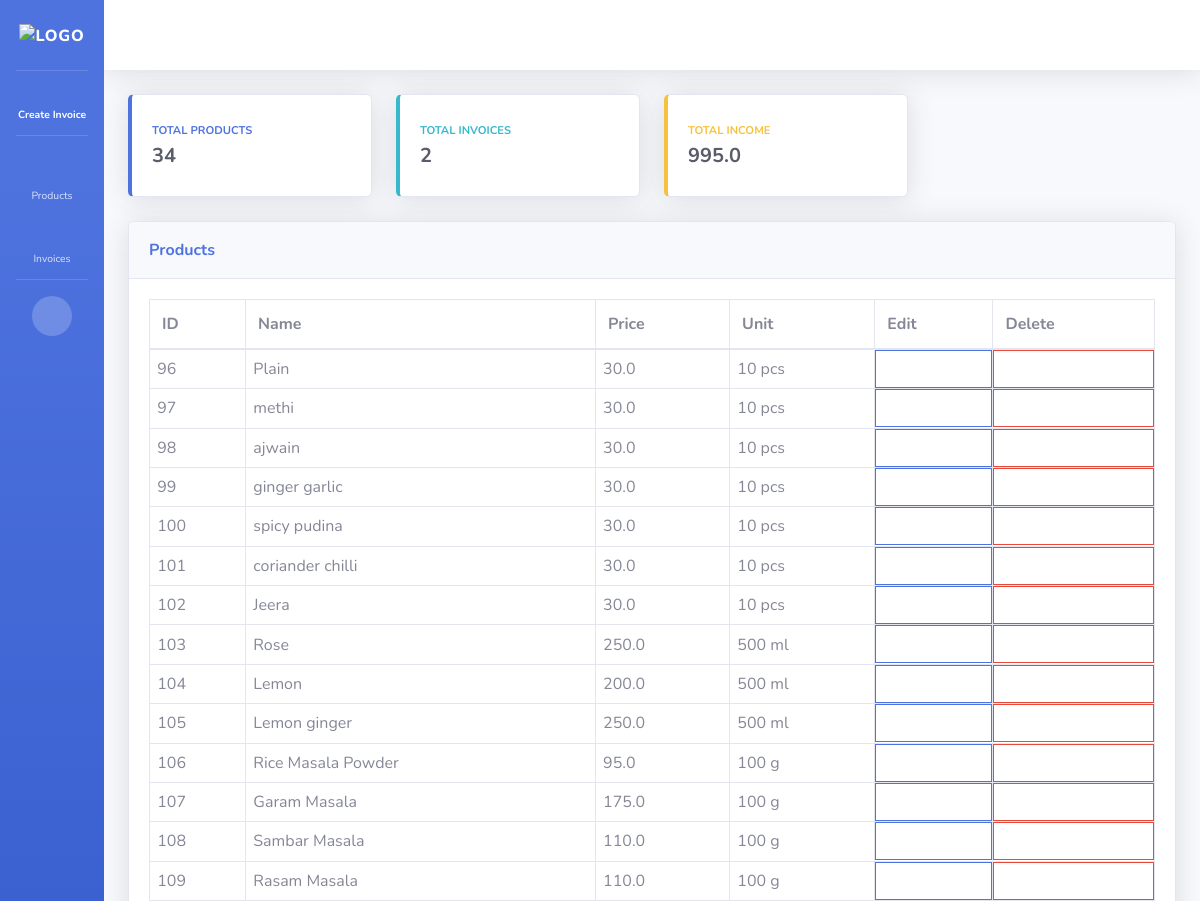
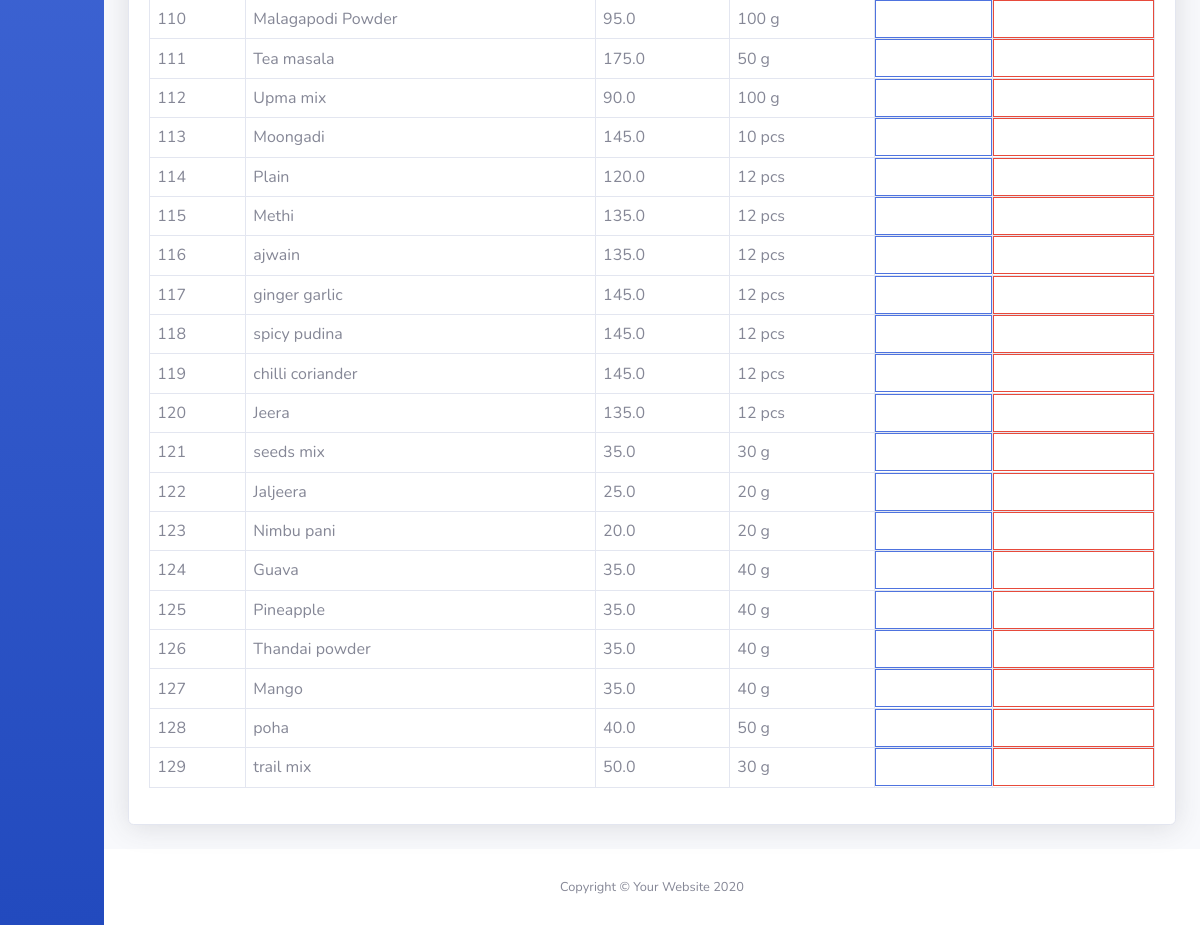
The app's page /view_product/ with its own data (2 pictures, top to bottom).
### invoice/models.py (models this page shows)
class Product(models.Model):
    product_name = models.CharField(max_length=255)
    product_price = models.FloatField(default=0)
    product_unit = models.CharField(max_length=255)
    product_is_delete = models.BooleanField(default=False)
    def __str__(self):
        return str(self.product_name)

### invoice/views.py (the view)
# urls.py: path('view_product/', views.view_product, name='view_product'),
def view_product(request):
    total_product = Product.objects.count()
    total_invoice = Invoice.objects.count()
    total_income = getTotalIncome()
    product = Product.objects.filter(product_is_delete=False)
    print(product)
    context = {
        "total_product": total_product,
        "total_invoice": total_invoice,
        "total_income": total_income,
        "product": product,
    }
    return render(request, "invoice/view_product.html", context)

### invoice/views.py (called while the page is built)
def getTotalIncome():
    allInvoice = Invoice.objects.all()
    totalIncome = 0
    for curr in allInvoice:
        totalIncome += curr.total
    return totalIncome

### invoice/templates/invoice/view_product.html
{% extends "invoice/base/base.html" %}
{% block content %}
<div class="row">
    <div class="col-xl-12 col-lg-7">
        <div class="card shadow mb-4">
            <div class="card-header py-3 d-flex flex-row align-items-center justify-content-between">
                <label class="m-0 font-weight-bold text-primary">Products</label>
            </div>
            <div class="card-body">
                <div class="table-responsive">
                    <table class="table table-bordered" id="dataTable" width="100%" cellspacing="0">
                        <thead>
                            <tr>
                                <th>ID</th>
                                <th>Name</th>
                                <th>Price</th>
                                <th>Unit</th>
                                <th>Edit</th>
                                <th>Delete</th>
                            </tr>
                        </thead>
                        <tbody>
                            {% for i in product %}
                            <tr>
                                <td style="padding: 0.45em;">{{i.id}}</td>
                                <td style="padding: 0.45em;">{{i.product_name}}</td>
                                <td style="padding: 0.45em;">{{i.product_price}}</td>
                                <td style="padding: 0.45em;">{{i.product_unit}}</td>
                                <td style="padding: 0;">
                                    <a href="{% url 'edit_product' i.id %}" class="btn btn-outline-primary"
                                       style="width: 100%; height: 100%; border-radius: 0">
                                        <i class="fas fa-edit"></i>
                                    </a>
                                </td>
                                <td style="padding: 0;">
                                    <a href="{% url 'delete_product' i.id %}" class="btn btn-outline-danger"
                                       style="width: 100%; height: 100%; border-radius: 0">
                                        <i class="fas fa-trash-alt"></i>
                                    </a>
                                </td>
                            </tr>
                            {% endfor %}
                        </tbody>
                    </table>
                </div>
            </div>
        </div>
    </div>
</div>
{% endblock %}

### records on screen
Product: id "96", product_name "Plain", product_price "30.0", product_unit "10 pcs"
Product: id "97", product_name "methi", product_price "30.0", product_unit "10 pcs"
Product: id "98", product_name "ajwain", product_price "30.0", product_unit "10 pcs"
Product: id "99", product_name "ginger garlic", product_price "30.0", product_unit "10 pcs"
Product: id "100", product_name "spicy pudina", product_price "30.0", product_unit "10 pcs"
Product: id "101", product_name "coriander chilli", product_price "30.0", product_unit "10 pcs"
Product: id "102", product_name "Jeera", product_price "30.0", product_unit "10 pcs"
Product: id "103", product_name "Rose", product_price "250.0", product_unit "500 ml"
Product: id "104", product_name "Lemon", product_price "200.0", product_unit "500 ml"
Product: id "105", product_name "Lemon ginger", product_price "250.0", product_unit "500 ml"
Product: id "106", product_name "Rice Masala Powder", product_price "95.0", product_unit "100 g"
Product: id "107", product_name "Garam Masala", product_price "175.0", product_unit "100 g"
Product: id "108", product_name "Sambar Masala", product_price "110.0", product_unit "100 g"
Product: id "109", product_name "Rasam Masala", product_price "110.0", product_unit "100 g"
Product: id "110", product_name "Malagapodi Powder", product_price "95.0", product_unit "100 g"
Product: id "111", product_name "Tea masala", product_price "175.0", product_unit "50 g"
Product: id "112", product_name "Upma mix", product_price "90.0", product_unit "100 g"
Product: id "113", product_name "Moongadi", product_price "145.0", product_unit "10 pcs"
Product: id "114", product_name "Plain", product_price "120.0", product_unit "12 pcs"
Product: id "115", product_name "Methi", product_price "135.0", product_unit "12 pcs"
Product: id "116", product_name "ajwain", product_price "135.0", product_unit "12 pcs"
Product: id "117", product_name "ginger garlic", product_price "145.0", product_unit "12 pcs"
Product: id "118", product_name "spicy pudina", product_price "145.0", product_unit "12 pcs"
Product: id "119", product_name "chilli coriander", product_price "145.0", product_unit "12 pcs"
Product: id "120", product_name "Jeera", product_price "135.0", product_unit "12 pcs"
Product: id "121", product_name "seeds mix", product_price "35.0", product_unit "30 g"
Product: id "122", product_name "Jaljeera", product_price "25.0", product_unit "20 g"
Product: id "123", product_name "Nimbu pani", product_price "20.0", product_unit "20 g"
Product: id "124", product_name "Guava", product_price "35.0", product_unit "40 g"
Product: id "125", product_name "Pineapple", product_price "35.0", product_unit "40 g"
Product: id "126", product_name "Thandai powder", product_price "35.0", product_unit "40 g"
Product: id "127", product_name "Mango", product_price "35.0", product_unit "40 g"
Product: id "128", product_name "poha", product_price "40.0", product_unit "50 g"
Product: id "129", product_name "trail mix", product_price "50.0", product_unit "30 g"

### other values on screen
{{ total_product }} "34"
{{ total_invoice }} "2"
{{ total_income }} "995.0"
